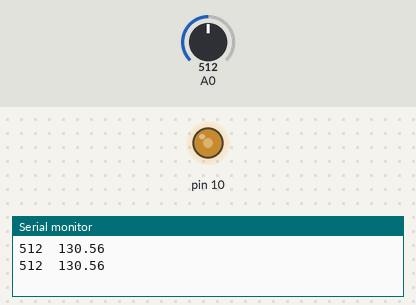
Simulated run of this sketch. Board: Arduino Uno, built with avr-gcc and run on an emulated ATmega328P. Parts: output pins drawn as LEDs (lit = HIGH), the last lines printed to the serial monitor. Inputs (shaded band) come from the test bench; at power-on: A0 = 512.

Above: at 1.8 s.
1.9 s: A0 set to 306
At 2.6 s:
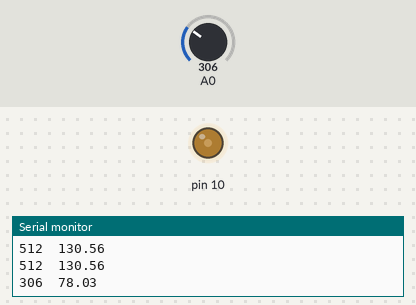
3.5 s: A0 set to 122
At 5.2 s:
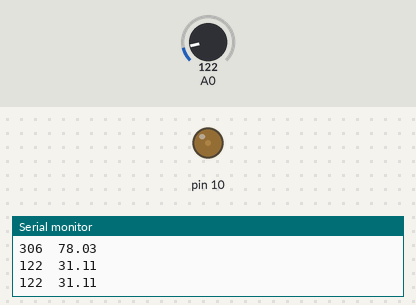
5.5 s: A0 set to 0
At 7.0 s:
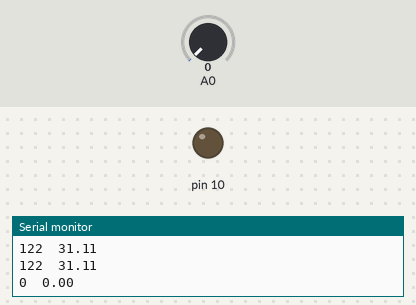
7.5 s: A0 set to 900
At 8.5 s:
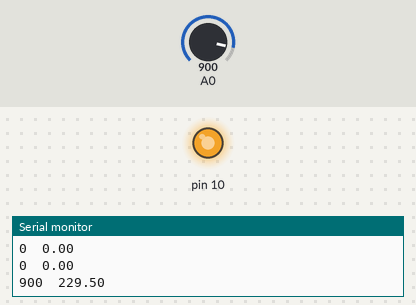
9.5 s: A0 set to 511
At 11.3 s:
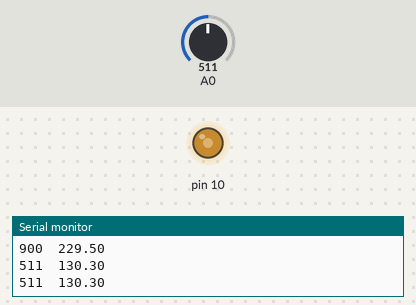
Timing chart, 0 to 12.5 s (numbered marks = the images above; inputs shaded):
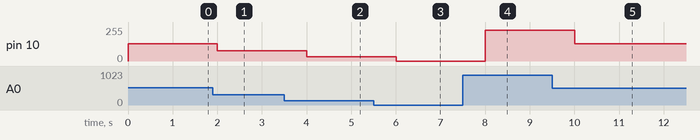

The sketch:

lab3_2.ino
```cpp
void setup() {
  Serial.begin(9600);
  pinMode(10, OUTPUT);
}
void loop() {
  int val = analogRead(0);
  float res = (val/1000.0*255);
  Serial.print(val);
  Serial.print("  ");
  Serial.println(res);
  analogWrite(10, res);
  delay(1000);
}
```

Measured:
- after the input at 1.9 s, pin 10: 130/255 → 78/255 after 0.10 s
- after the input at 3.5 s, pin 10: 78/255 → 31/255 after 0.50 s
- after the input at 5.5 s, pin 10: 31/255 → 0/255 after 0.51 s
- after the input at 7.5 s, pin 10: 0/255 → 229/255 after 0.51 s
- after the input at 9.5 s, pin 10: 229/255 → 130/255 after 0.51 s
